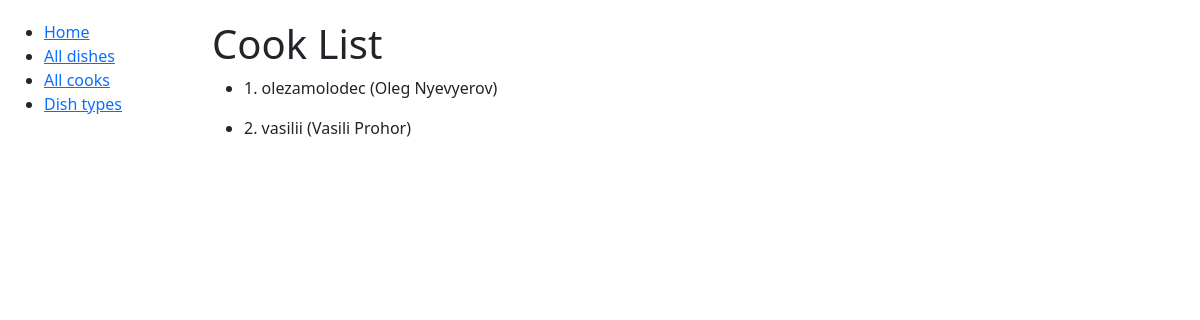
/cooks/, run on the app's committed database.
### kitchen/models.py (models this page shows, shortened)
class Cook(AbstractUser):
    years_of_experience = models.IntegerField(default=0)
    class Meta:
        verbose_name = "cook"
        verbose_name_plural = "cooks"

### kitchen/views.py (the view)
# urls.py: path("cooks/", CookListView.as_view(), name="cook-list"),
class CookListView(generic.ListView):
    model = Cook

### templates/kitchen/cook_list.html
{% extends "base.html" %}
{% block content %}
  <h1>Cook List</h1>
  {% if cook_list %}
    {% for cook in cook_list %}
      <ul>
        <li>
          {{ cook.id }}. {{ cook.username }} ({{ cook.first_name }} {{ cook.last_name }})
        </li>
      </ul>
    {% endfor %}
  {% else %}
    <p>There are no Cooks yet</p>
  {% endif %}
{% endblock %}

### static/css/styles.css (style rules this page uses)
body { margin-top: 20px; }

### data on the page
Cook: id "1", username "olezamolodec", first_name "Oleg", last_name "Nyevyerov"
Cook: id "2", username "vasilii", first_name "Vasili", last_name "Prohor"
